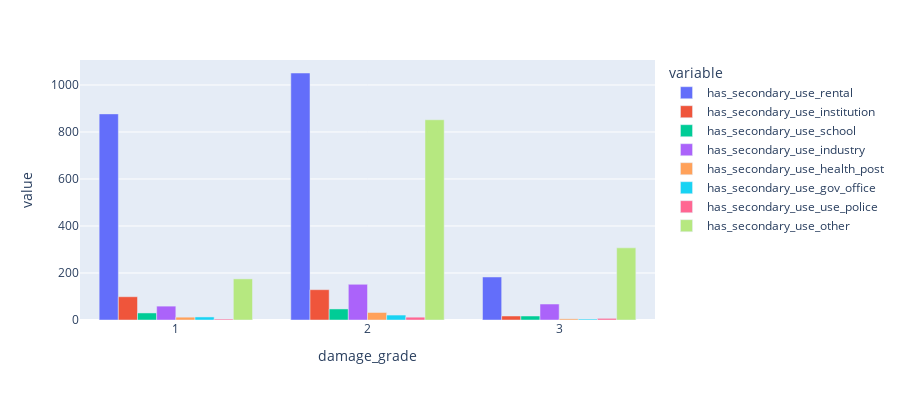

The notebook cell this image was saved under:
### Code cell
fig = px.bar(second_use_count, x="damage_grade", y=
[
    "has_secondary_use_rental",
    "has_secondary_use_institution", 
    "has_secondary_use_school",
    "has_secondary_use_industry",
    "has_secondary_use_health_post",
    "has_secondary_use_gov_office",
    "has_secondary_use_use_police",
    "has_secondary_use_other"
],
             barmode='group',
             height=400)
fig.show()

### Figure 1 — Plotly figure (JSON) as saved in the notebook; plotly's stock layout.template omitted (floating-point values rounded to 4 significant figures)
{"data": [{"alignmentgroup": "True", "hovertemplate": "variable=has_secondary_use_rental<br>damage_grade=%{x}<br>value=%{y}<extra></extra>", "legendgroup": "has_secondary_use_rental", "marker": {"color": "#636efa"}, "name": "has_secondary_use_rental", "offsetgroup": "has_secondary_use_rental", "orientation": "v", "showlegend": true, "textposition": "auto", "type": "bar", "x": [1, 2, 3], "xaxis": "x", "y": [877, 1051, 183], "yaxis": "y"}, {"alignmentgroup": "True", "hovertemplate": "variable=has_secondary_use_institution<br>damage_grade=%{x}<br>value=%{y}<extra></extra>", "legendgroup": "has_secondary_use_institution", "marker": {"color": "#EF553B"}, "name": "has_secondary_use_institution", "offsetgroup": "has_secondary_use_institution", "orientation": "v", "showlegend": true, "textposition": "auto", "type": "bar", "x": [1, 2, 3], "xaxis": "x", "y": [99, 129, 17], "yaxis": "y"}, {"alignmentgroup": "True", "hovertemplate": "variable=has_secondary_use_school<br>damage_grade=%{x}<br>value=%{y}<extra></extra>", "legendgroup": "has_secondary_use_school", "marker": {"color": "#00cc96"}, "name": "has_secondary_use_school", "offsetgroup": "has_secondary_use_school", "orientation": "v", "showlegend": true, "textposition": "auto", "type": "bar", "x": [1, 2, 3], "xaxis": "x", "y": [30, 47, 17], "yaxis": "y"}, {"alignmentgroup": "True", "hovertemplate": "variable=has_secondary_use_industry<br>damage_grade=%{x}<br>value=%{y}<extra></extra>", "legendgroup": "has_secondary_use_industry", "marker": {"color": "#ab63fa"}, "name": "has_secondary_use_industry", "offsetgroup": "has_secondary_use_industry", "orientation": "v", "showlegend": true, "textposition": "auto", "type": "bar", "x": [1, 2, 3], "xaxis": "x", "y": [59, 152, 68], "yaxis": "y"}, {"alignmentgroup": "True", "hovertemplate": "variable=has_secondary_use_health_post<br>damage_grade=%{x}<br>value=%{y}<extra></extra>", "legendgroup": "has_secondary_use_health_post", "marker": {"color": "#FFA15A"}, "name": "has_secondary_use_health_post", "offsetgroup": "has_secondary_use_health_post", "orientation": "v", "showlegend": true, "textposition": "auto", "type": "bar", "x": [1, 2, 3], "xaxis": "x", "y": [12, 32, 5], "yaxis": "y"}, {"alignmentgroup": "True", "hovertemplate": "variable=has_secondary_use_gov_office<br>damage_grade=%{x}<br>value=%{y}<extra></extra>", "legendgroup": "has_secondary_use_gov_office", "marker": {"color": "#19d3f3"}, "name": "has_secondary_use_gov_office", "offsetgroup": "has_secondary_use_gov_office", "orientation": "v", "showlegend": true, "textposition": "auto", "type": "bar", "x": [1, 2, 3], "xaxis": "x", "y": [13, 21, 4], "yaxis": "y"}, {"alignmentgroup": "True", "hovertemplate": "variable=has_secondary_use_use_police<br>damage_grade=%{x}<br>value=%{y}<extra></extra>", "legendgroup": "has_secondary_use_use_police", "marker": {"color": "#FF6692"}, "name": "has_secondary_use_use_police", "offsetgroup": "has_secondary_use_use_police", "orientation": "v", "showlegend": true, "textposition": "auto", "type": "bar", "x": [1, 2, 3], "xaxis": "x", "y": [4, 12, 7], "yaxis": "y"}, {"alignmentgroup": "True", "hovertemplate": "variable=has_secondary_use_other<br>damage_grade=%{x}<br>value=%{y}<extra></extra>", "legendgroup": "has_secondary_use_other", "marker": {"color": "#B6E880"}, "name": "has_secondary_use_other", "offsetgroup": "has_secondary_use_other", "orientation": "v", "showlegend": true, "textposition": "auto", "type": "bar", "x": [1, 2, 3], "xaxis": "x", "y": [175, 852, 307], "yaxis": "y"}], "layout": {"barmode": "group", "height": 400, "legend": {"title": {"text": "variable"}, "tracegroupgap": 0}, "margin": {"t": 60}, "xaxis": {"anchor": "y", "domain": [0, 1], "title": {"text": "damage_grade"}}, "yaxis": {"anchor": "x", "domain": [0, 1], "title": {"text": "value"}}}}
